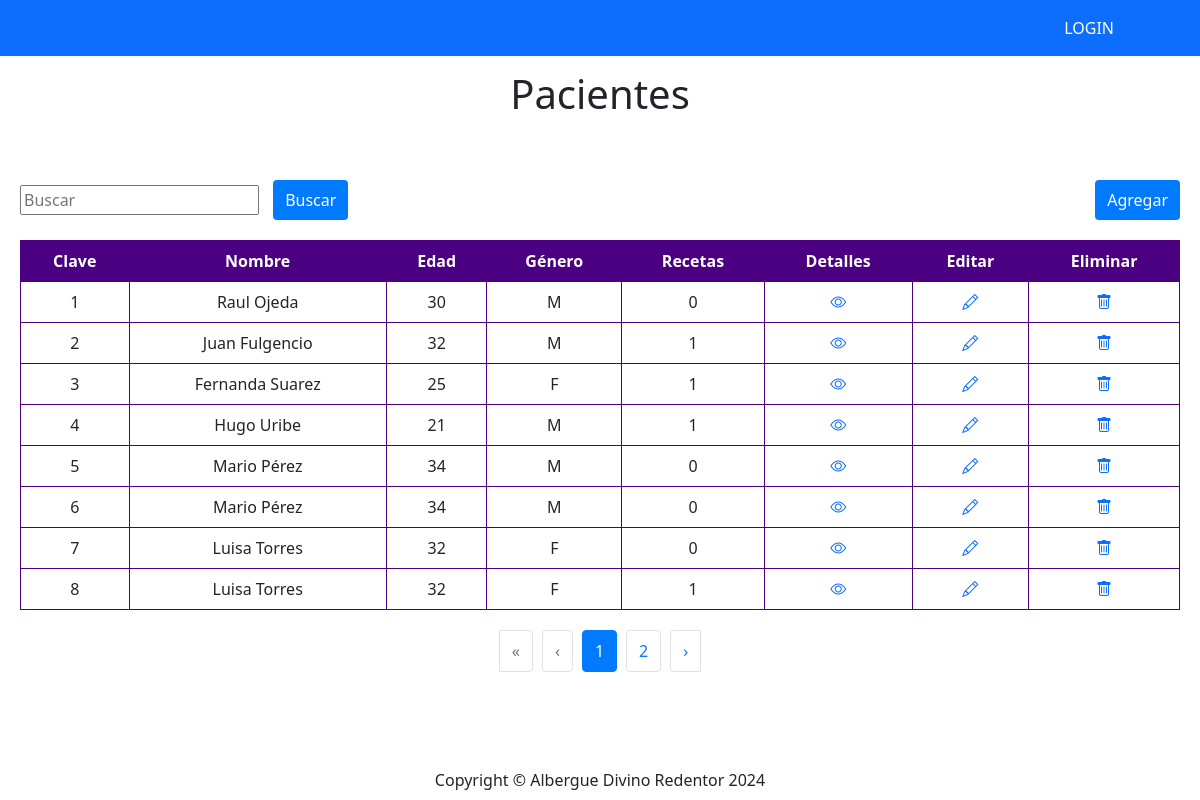
/pacientes/, run on an earlier commit of the app's database.
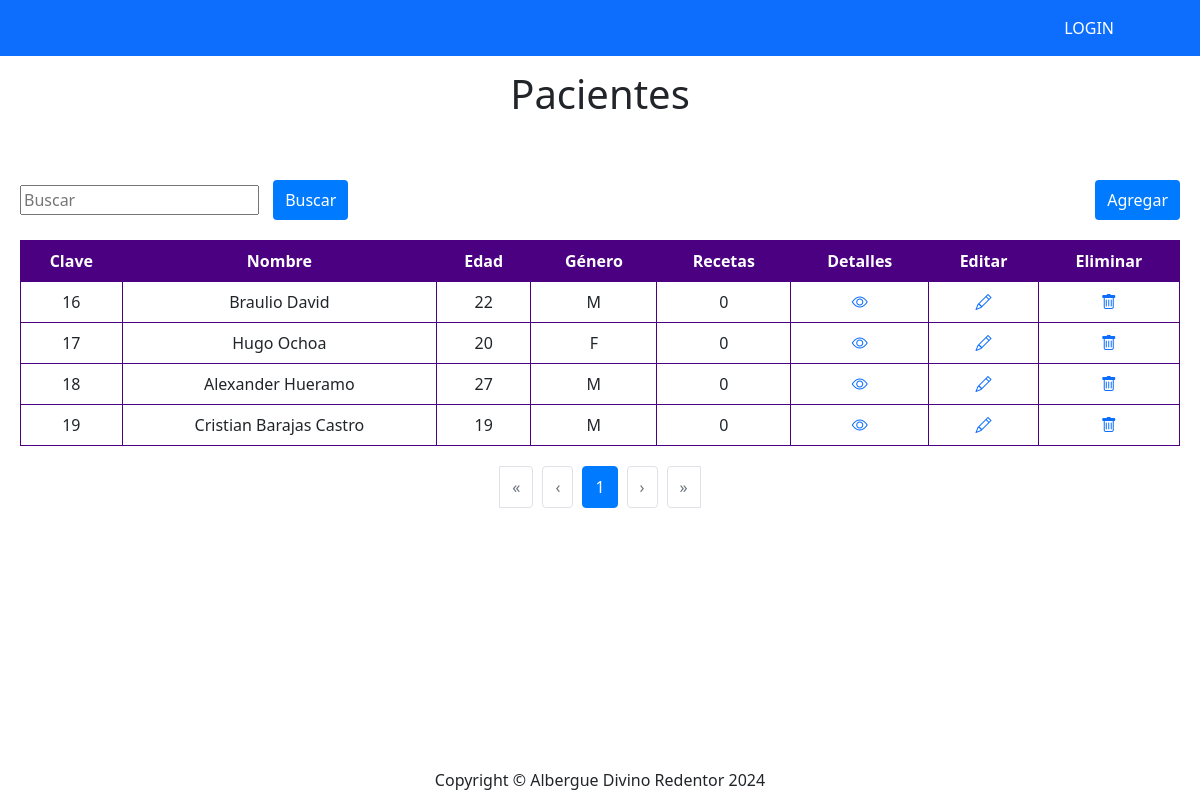
And on a later commit of the database.
### paciente/models.py (models this page shows, shortened)
class Paciente(models.Model):
    id = models.AutoField(primary_key=True)
    nombrePaciente = models.TextField(verbose_name="Nombre")
    apellidoPaciente = models.TextField(verbose_name="Apellido", null=True, blank=True)
    edad = models.IntegerField(verbose_name="Edad")
    genero = models.IntegerField(
        null=False,
        blank=False,
        verbose_name="Genero",
        choices = genero_opcion,
        default=1)
    fotoPaciente = models.FileField(upload_to="fotoPaciente", blank=True, null=True, verbose_name="Fotografia")
    created = models.DateTimeField(auto_now_add=True)
    updated = models.DateTimeField(auto_now_add=True)
    class Meta:
        verbose_name = "Paciente"
        verbose_name_plural = "Pacientes"
        ordering = ["id"]

### paciente/views.py (the view)
# urls.py: path('pacientes/', paciente_views.pacientes, name = "Pacientes"),
def pacientes(request):
    query = request.GET.get('busqueda','')
    lista_pacientes =  Paciente.objects.annotate(num_recetas=Count('receta')).only("id","nombrePaciente","apellidoPaciente","edad","genero")
    if query:
        pacientes = pacientes.filter(
            Q(nombrePaciente__icontains=query) |
            Q(apellidoPaciente__icontains=query)
        )
    paginacion = Paginator(lista_pacientes,8)
    pagina = request.GET.get('page')
    try:
        pacientes = paginacion.page(pagina)
    except PageNotAnInteger:
        pacientes = paginacion.page(1)
    except EmptyPage:
        pacientes = paginacion.page(paginacion.num_pages)
    return render(request, "paciente/viewPaciente.html",{'pacientes':pacientes, 'query':query})

### paciente/templates/paciente/viewPaciente.html (shortened to what this page needs)
{% extends "home/base.html" %}
{% block contenido %}
<div class="text-center" style= "padding:10px">
    <h1>Pacientes </h1>
</div>
<container class="container-table">
    <div class="container-button">
        <div class="box">
            <form method="GET" action="{% url 'Pacientes' %}">
                <input type="search" name="busqueda" value="{{query}}" placeholder="Buscar">
                <button  type="submit" class="button-search">Buscar</button>
            </form>
        </div>
        <button class="button-add" onclick="location.href='{% url 'RegistrarPac' %}'">Agregar</button>
    </div>
    <div class= "container-table">
<table class="table table-bordered border-purple text-center align-middle">
    <thead class= "table-purple">
        <tr class="text-white">
            <th>Clave</th>
            <th>Nombre</th>
            <th>Edad</th>
            <th>Género</th>
            <th>Recetas</th>
            <th>Detalles</th>
            <th>Editar</th>
            <th>Eliminar</th>
        </tr>
    </thead>
    <tboody>
        {% for paciente in pacientes  %}
        <tr>
            <td>{{paciente.id}}</td>
            <td>{{paciente.nombrePaciente}} {{paciente.apellidoPaciente}}</td>
            <td>{{paciente.edad}}</td>
            <td>{{paciente.get_genero_display}}</td>
            <td>{{paciente.num_recetas}}</td>
            <td><a href="{% url 'infoPaciente' paciente.id%}"><i class = "bi bi-eye"></a></i></td>
            <td><a href="{% url 'Editar' paciente.id%}"><i class="bi bi-pencil"></i></td>
            <td><a href="{% url 'Eliminar' paciente.id %}"><i class="bi bi-trash"></i></td>
        </tr>
        {% endfor %}
    </tboody>
</table>
</div>
<div class="pagination-container">
    <ul class="pagination-list">
        {% if pacientes.has_previous %}
            <li class="page-item">
                <a class="page-link" href="?page=1{% if query %}&q={{ query }}{% endif %}">&laquo;</a>
            </li>
            <li class="page-item">
                <a class="page-link" href="?page={{ pacientes.previous_page_number }}{% if query %}&q={{ query }}{% endif %}">&lsaquo;</a>
            </li>
        {% else %}
            <li class="page-item disabled">
                <span class="page-link">&laquo;</span>
            </li>
            <li class="page-item disabled">
                <span class="page-link">&lsaquo;</span>
            </li>
        {% endif %}
        {% for num in pacientes.paginator.page_range %}
            {% if pacientes.number == num %}
                <li class="page-item active">
                    <span class="page-link">{{ num }}</span>
                </li>
            {% elif num > pacientes.number|add:-3 and num < pacientes.number|add:3 %}
                <li class="page-item">
                    <a class="page-link" href="?page={{ num }}{% if query %}&q={{ query }}{% endif %}">{{ num }}</a>
                </li>
            {% endif %}
        {% endfor %}
        {% if pacientes.has_next %}
            <li class="page-item">
                <a class="page-link" href="?page={{ pacientes.next_page_number }}{% if query %}&q={{ query }}{% endif %}">&rsaquo;</a>
            </li>
        {% else %}
            <li class="page-item disabled">
                <span class="page-link">&rsaquo;</span>
            </li>
            <li class="page-item disabled">
                <span class="page-link">&raquo;</span>
            </li>
        {% endif %}
    </ul>
</div>
</container>
{% endblock  %}

What changed in the data, as far as the page shows it:
removed Paciente: id "1", nombrePaciente "Raul", apellidoPaciente "Ojeda", edad "30", genero "M", num_recetas "0"
removed Paciente: id "2", nombrePaciente "Juan", apellidoPaciente "Fulgencio", edad "32", genero "M", num_recetas "1"
removed Paciente: id "3", nombrePaciente "Fernanda", apellidoPaciente "Suarez", edad "25", genero "F", num_recetas "1"
removed Paciente: id "4", nombrePaciente "Hugo", apellidoPaciente "Uribe", edad "21", genero "M", num_recetas "1"
removed Paciente: id "5", nombrePaciente "Mario", apellidoPaciente "Pérez", edad "34", genero "M", num_recetas "0"
removed Paciente: id "6", nombrePaciente "Mario", apellidoPaciente "Pérez", edad "34", genero "M", num_recetas "0"
removed Paciente: id "7", nombrePaciente "Luisa", apellidoPaciente "Torres", edad "32", genero "F", num_recetas "0"
removed Paciente: id "8", nombrePaciente "Luisa", apellidoPaciente "Torres", edad "32", genero "F", num_recetas "1"
added Paciente: id "16", nombrePaciente "Braulio", apellidoPaciente "David", edad "22", genero "M", num_recetas "0"
added Paciente: id "17", nombrePaciente "Hugo", apellidoPaciente "Ochoa", edad "20", genero "F", num_recetas "0"
added Paciente: id "18", nombrePaciente "Alexander", apellidoPaciente "Hueramo", edad "27", genero "M", num_recetas "0"
added Paciente: id "19", nombrePaciente "Cristian", apellidoPaciente "Barajas Castro", edad "19", genero "M", num_recetas "0"
Also different on the page:
list line gone: "2"
